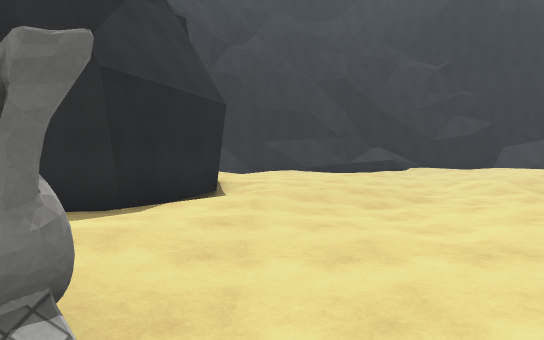
View 1 (above)

24 first-person views from a walk through a Unity game level. The camera is 1.2 m above the floor, tilts 2° down and sees 70° across. The floor is counted in squares, 2 m on a side. Each view is taken from the middle of a square. On the plan, view 1 faces up. The plan holds only what a view shows up to about 11 squares ahead; the rest is blank. The place goes on beyond the plan. Some animated figures are not drawn. Surface patterns are stand-ins for the level's own textures.

View 2
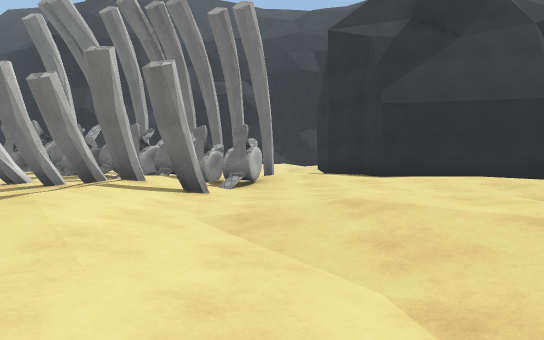

View 3
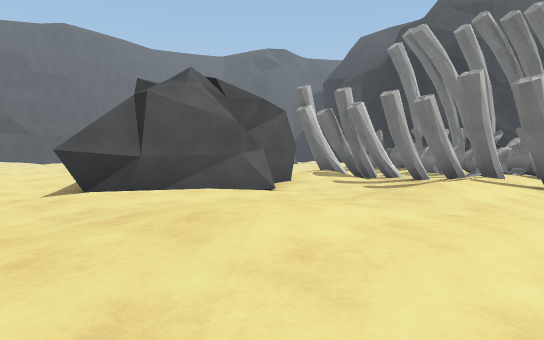

View 4
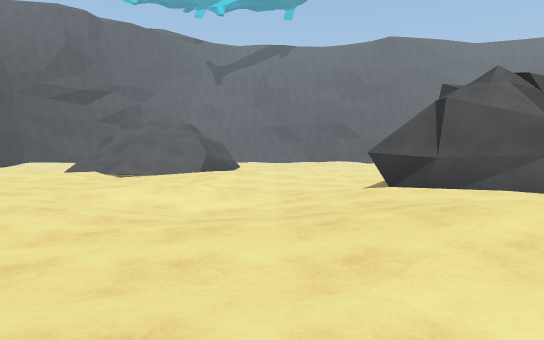

View 5
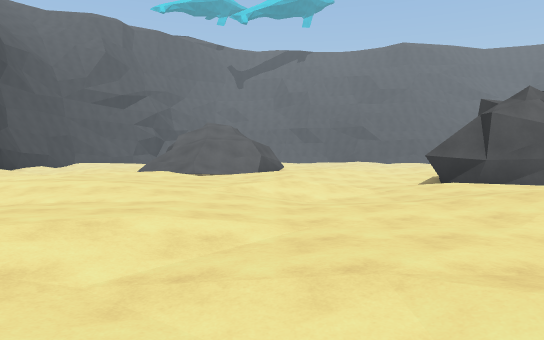

View 6
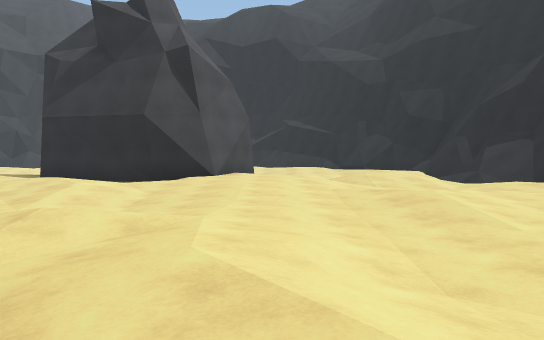

View 7
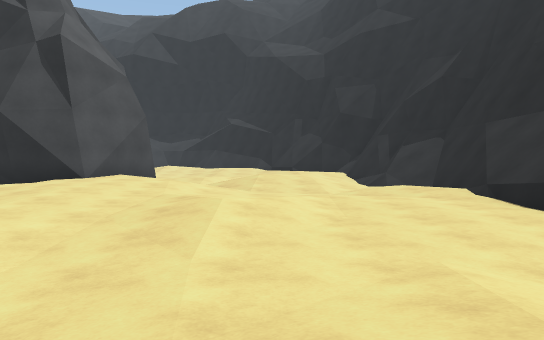

View 8
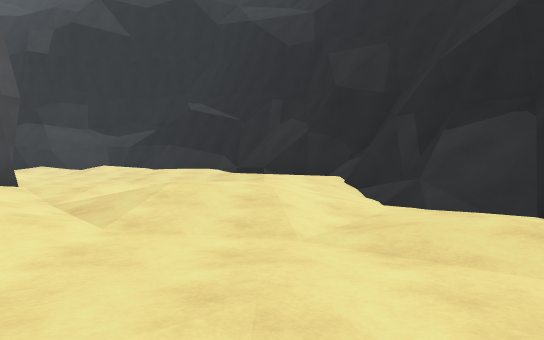

View 9
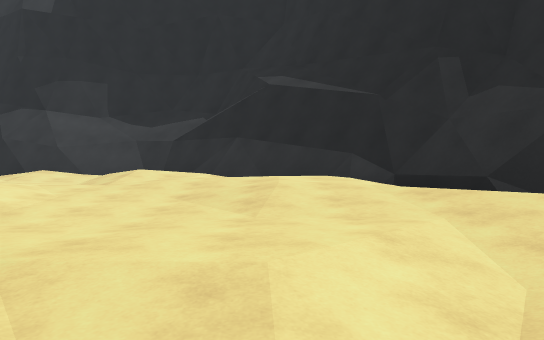

View 10
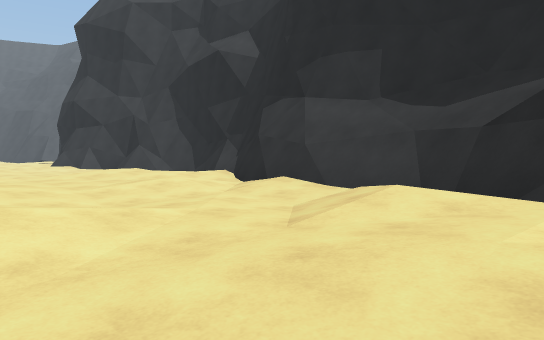

View 11
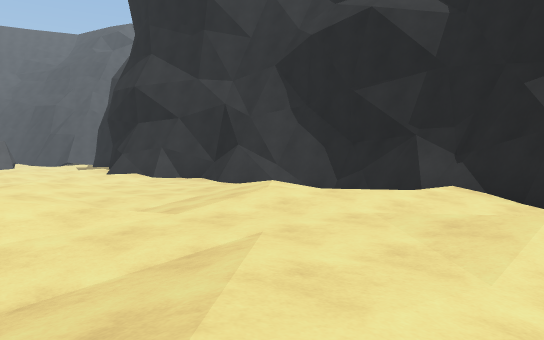

View 12
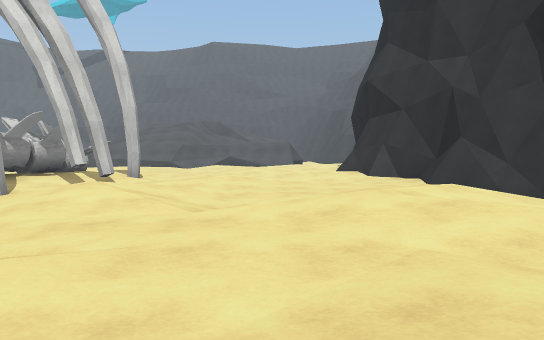

View 13
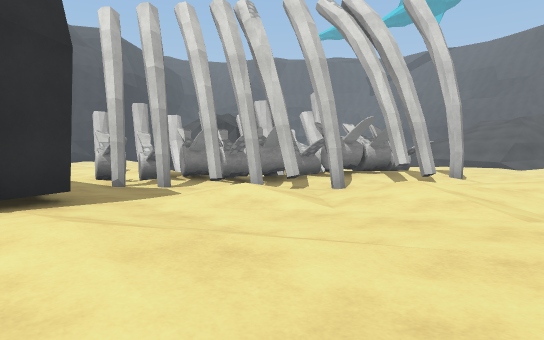

View 14
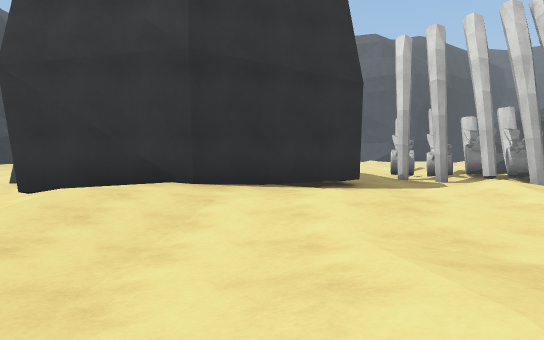

View 15
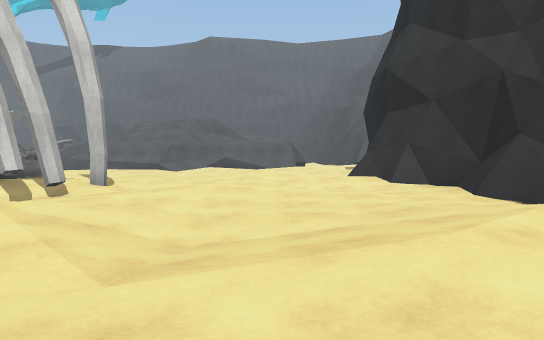

View 16
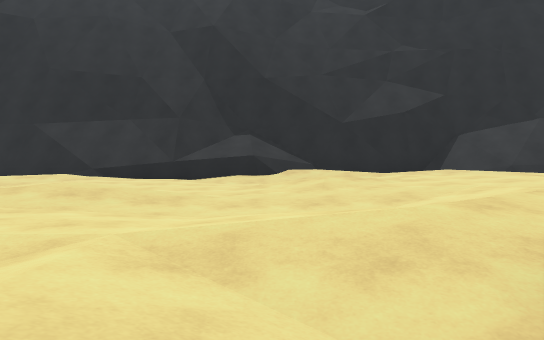

View 17
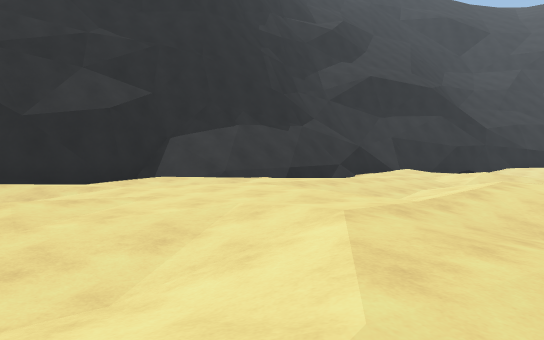

View 18
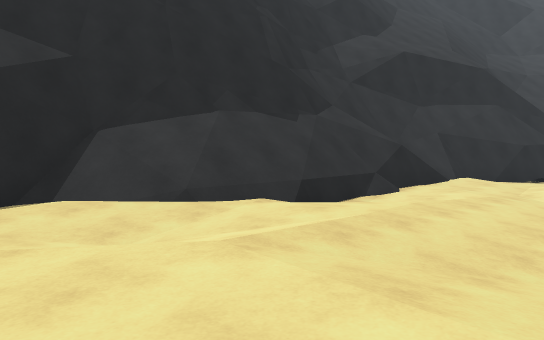

View 19
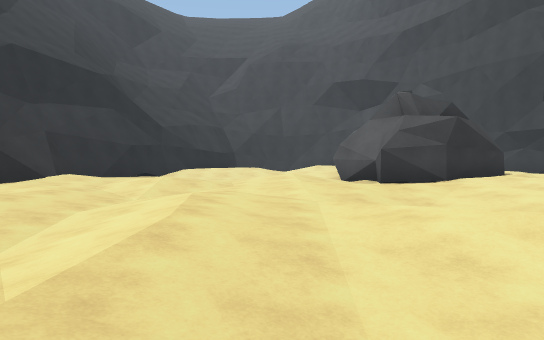

View 20
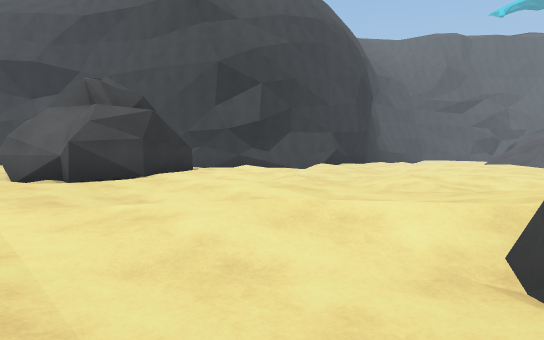

View 21
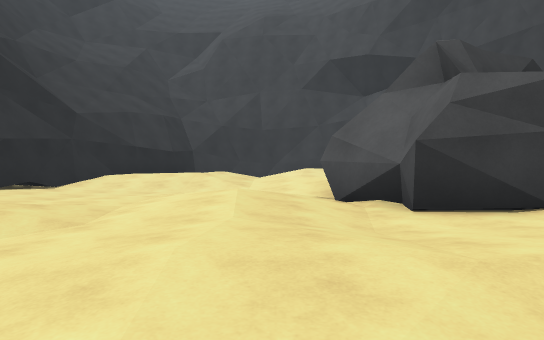

View 22
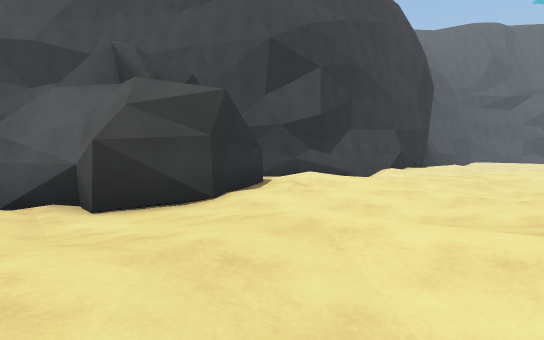

View 23
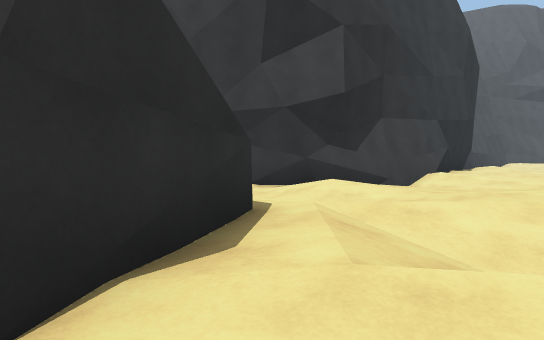

View 24
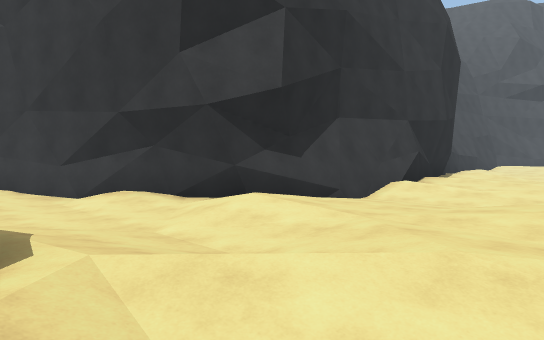

### Floor plan
Key: @ floor where view 1 was taken; # wall or solid block; x gap in a wall; . main floor; : floor 0.25 m higher than the main floor; - floor 0.25 m lower than the main floor; + floor 0.5 m higher than the main floor; / step, stairs or slope; = window, fence, low wall or low ledge; ^ raised ledge; v drop or lower ground.
Columns run from 15 left of view 1 to 26 right of it. Each row starts with its distance up from view 1.
 19            ^#^#    #  ########^^^##
 18          ^##//######^^+::://///##=##
 17         ^###=/.:.......::.::///=#=###
 16         ##:...-.....--..::.::...::::####
 15       ###:::::.-......::::+:::::......-##
 14      ^##::..::.-..:...:::::......::.---.:
 13   ^^ #:::..-/:-..::.....:::-.....:...--:+
 12   ==##:::.....:::...---:+::::+:......--:+
 11   #v#::..-...:+:::...::::..:::::::::  -.:
 10 ^###:::.---##+::::..:.:..--::::+:::: -.:
  9 ^/==+:...#. ##::..--:.-  #.+:.::....#.::
  8 #//:....:#   #.:..--.-   #+:..:+:.###
  7 #//.-..::#   # ::.--.     :..:::.:#
  6 #/#:.--.:##  # :.---      ::::..:+##
  5 ###.:..:::####::...       :...::+/+#
  4 ###.:..::.###:::..:::      ..-.:-/+::.--.
  3 ##::....-...:::...::.-  ...-.:...+/.-----.
  2 ##:+:.......#:......-..-....::..:::...-.##
  1 ##.:+::..::.x^^......::....::::.::::+:###
  0 #-.+:..::..###:@#:::::+:........:::.:##
 -1 #-.:...:  .-##:##....::..-..:::.::...#
 -2 ##....... ###..#---.....--.::+++::.--#
 -3  #....::.#.#^...---...:.-.::::++:...:#
 -4  #.-..: ..:#:.#..-####...: :::::..:::#
 -5  #..-   .:^#   ::##  #---. ::::+::...#
 -6  ##:......::          --....:++   .::#
 -7   #::...:::           ..:::.-     .:
 -8   #/ ::..:            .:++::.

Positions as (right, up) in squares from view 1, and headings:
1: (0, 0), facing up
2: (7, 2), facing left
3: (9, 2), facing down-left
4: (9, 3), facing down
5: (11, 5), facing down
6: (9, 11), facing left
7: (8, 14), facing left
8: (3, 15), facing left
9: (-2, 12), facing left
10: (-7, 11), facing down-left
11: (-7, 5), facing down-left
12: (-10, 5), facing down
13: (-10, 5), facing down-right
14: (-12, 5), facing right
15: (-10, 3), facing down
16: (6, 8), facing up
17: (6, 10), facing up-right
18: (9, 13), facing up-right
19: (9, 11), facing right
20: (10, 11), facing down-right
21: (14, 10), facing right
22: (14, 10), facing down-right
23: (17, 7), facing down-right
24: (17, 5), facing down-right
